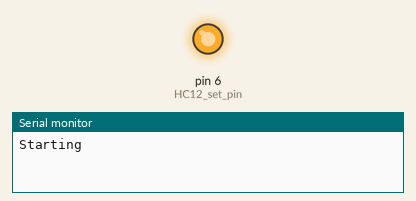
A sketch run on a simulated Arduino Uno, built with avr-gcc and run on an emulated ATmega328P. On the bench: output pins drawn as LEDs (lit = HIGH), the last lines printed to the serial monitor. The modem accepts every AT command (registered, SIM ready, sends succeed) and sends nothing else.

Above: at 0.1 s.
At 1.6 s:
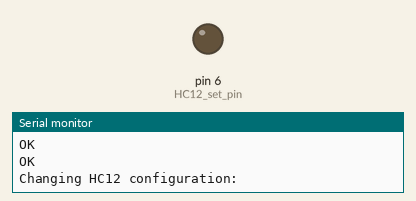
Timing chart, 0 to 5.5 s (numbered marks = the images above):
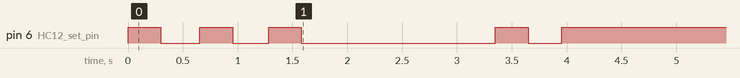

The sketch:

hc12_setup.ino
```cpp
/*
 * hc12_setup
 * Configure HC12 wireless module settings
 * The new setting are specified in the 4 lines below
 * This program will carry out the following steps:
 * - auto detect the current HC12 baudrate
 * - print the current HC12 configuration to the console
 * - transfer the new settings to the HC12
 * - print the new HC12 configuration to the console
 * - continually send text only beacons via the HC12 (for diagnostics)
 */

//---New Settings--------------------------------------------------------------------
#define HC12_BAUD 1200          // Baudrate
#define HC12_CHANNEL 1          // 001 to 127, use spacing of 5 channels

#define HC12_POWER 8            // TX power 1-8 = -1/2/5/8/11/14/17/20dBm
#define HC12_MODE 3             // 1-4 = FU1/FU2/FU3/FU4  FU3 is the factory default
//-----------------------------------------------------------------------------------

#include <SoftwareSerial.h>

#include "debug.h"
#define DEBUG_LEVEL_DEFAULT L_INFO;
debugLevels currentDebugLevel;

#define HC12_SET_DELAY 300      // Timeout for HC12 set mode
#define HC12_SET_RX_TIMEOUT 1000 // Timeout when receiving data in set mode

const byte HC12_rx_pin = 4;
const byte HC12_tx_pin = 5;
const byte HC12_set_pin = 6;

#define CONSOLE_BAUD 9600

long baudrates[] = { 1200, 2400, 4800, 9600, 38400, 57600, 115200, 0 };
long hc12_active_baud = 9600;

SoftwareSerial HC12( HC12_tx_pin, HC12_rx_pin);

char HC12ByteIn;
String HC12ReadBuffer = "";

int loopCount = 0;

void setup() {
  Serial.begin(CONSOLE_BAUD);
  Serial.println("Starting");
  currentDebugLevel = DEBUG_LEVEL_DEFAULT;

  HC12ReadBuffer.reserve(256);
  pinMode(HC12_set_pin, OUTPUT);
  hc12_set_mode(false);

  if (!hc12_auto_baud()) {
    debug(L_ERROR, "Unable to detect HC12\n");
  } else {
    debug(L_INFO, "Detected Baudrate: %u\n", hc12_active_baud);
    debug( L_INFO, "\nCurrent HC12 configuration:\n");
    hc12_show_config();
  }

  hc12_setup(); // configure HC12 with new settings

  debug( L_INFO, "\nNew HC12 configuration:\n");
  hc12_show_config();
}

void loop() {
  sendBeacon();
  delay(3000);

  if (HC12.available()) {
    HC12ByteIn = HC12.read();
    Serial.print(HC12ByteIn);
  }

}

void sendBeacon() {
  HC12.print("HC12 Beacon #");
  HC12.print(loopCount++);
  HC12.print("\n");
  debug(L_INFO, "Beacon...\n");
}

// print debug output on console interface
void debug(debugLevels level, char *sFmt, ...)
{
  if (level > currentDebugLevel) return;  // bypass if level is not high enough
  char acTmp[128];       // place holder for sprintf output
  va_list args;          // args variable to hold the list of parameters
  va_start(args, sFmt);  // mandatory call to initilase args

  vsprintf(acTmp, sFmt, args);
  Serial.print(acTmp);
  // mandatory tidy up
  va_end(args);
  return;
}

// automatically detect HC12 baudrate
bool hc12_auto_baud() {

  int baud_index = 0;
  long baudrate = baudrates[baud_index];

  hc12_set_mode(true);        // place HC12 into set mode

  while (baudrate != 0) {
    HC12.begin(baudrate);
    debug(L_INFO, "Checking Baud: %u\n", baudrate);
    delay(20);
    HC12.print("AT\n");
    if ( !hc12_rx_line( HC12_SET_RX_TIMEOUT ) ) goto nextBaud;
    if ( hc12_check_set_response() )  {
      //debug(L_INFO, "Detected Baud: %u\n", baudrate);
      hc12_set_mode(false);   // return HC12 to transparent state
      hc12_active_baud = baudrate;
      return true;
    }
nextBaud:
    baud_index++;
    baudrate = baudrates[baud_index];
  }
  debug(L_ERROR, "Unable to detect Baudrate\n");
  return false;
}

void hc12_show_config() {
  hc12_set_mode(true);
  HC12.print("AT+RX\n");

  for (int i=1; i<=4; i++) {
    if ( hc12_rx_line( HC12_SET_RX_TIMEOUT ) ) {
      debug( L_INFO, HC12ReadBuffer.c_str() );
    }
  }
  hc12_set_mode(false);
  return;
}

void hc12_set_mode(bool newMode) {
  if (newMode) {
    digitalWrite(HC12_set_pin, LOW);
    delay(HC12_SET_DELAY);
  } else {
    digitalWrite(HC12_set_pin, HIGH);
    delay(HC12_SET_DELAY);
  }
}

bool hc12_setup() {
  bool ret_stat = false;

  Serial.print("\nChanging HC12 configuration:\n");
  hc12_set_mode(true);

  // check if HC12 is responding
  hc12_cmd(true, "AT");

  // retrieve HC12 version string
  if (hc12_active_baud > 1200) {  //doesn't work on 1200 Baud
    hc12_cmd(false, "AT+V");
  }

  // set channel number
  if (!hc12_cmd(true, "AT+C%03d", HC12_CHANNEL) ) goto failed;

  // set power level
  if (!hc12_cmd(true, "AT+P%d", HC12_POWER) ) goto failed;

  // set mode
  if (!hc12_cmd(true, "AT+FU%d", HC12_MODE) ) goto failed;

  // set baudrate for transparent mode
  if (!hc12_cmd(true, "AT+B%d", HC12_BAUD) ) goto failed;

  ret_stat = true;

failed:
  // return HC12 to transparent mode
  hc12_set_mode(false);
  HC12.begin(HC12_BAUD);

  if (!ret_stat)
    debug(L_ERROR, "hc12_setup failed\n");
  return ret_stat;
}

/*
 * Send a command to tthe HC12 and wait for a response or timeout
 * checkResponse: if true the repsonse will be evaluated to start with "OK"
 */
bool hc12_cmd(bool checkResponse, char *sFmt, ...)
{
  int retry_count = 0;
  bool success = false;
  char cmdStr[128];       // place holder for sprintf output
  va_list args;          // args variable to hold the list of parameters
  va_start(args, sFmt);  // mandatory call to initilase args

  vsprintf(cmdStr, sFmt, args);
  va_end(args);

  while (retry_count < 3) {
    HC12.print(cmdStr);
    HC12.print("\n");
    if (retry_count) {
      debug( L_INFO, "TX: %s (retry %d)\n", cmdStr , retry_count);
      hc12_set_mode(true);
    } else {
      debug( L_INFO, "TX: %s\n", cmdStr);
    }
    if ( hc12_rx_line( HC12_SET_RX_TIMEOUT ) ) {
      debug( L_INFO, "RX: %s", HC12ReadBuffer.c_str());
      if (checkResponse) {
        success = hc12_check_set_response();
      } else {
        success = true;
      }
      if (success) break;
    }
    retry_count++;
  } // while
  if (!success) {
    debug( L_INFO, "%s failed\n", cmdStr);
  }
  return success;
}

bool hc12_rx(int timeout) {
  int rxCount = 0;
  HC12ReadBuffer.remove(0);   // clear string
  // wait for reply from hc12
  long finishtime = millis() + timeout;
  while (millis() < finishtime) {
    if (HC12.available()) {
      rxCount++;
      HC12ByteIn = HC12.read();
      HC12ReadBuffer += char(HC12ByteIn);
    }
  }
  if (rxCount < 1) return false;
  return true;
}

//
bool hc12_rx_line(int timeout) {
  // receive one line
  HC12ReadBuffer.remove(0);   // clear string
  long finishtime = millis() + timeout;
  while (millis() < finishtime) {
    if (HC12.available()) {
      HC12ByteIn = HC12.read();
      HC12ReadBuffer += char(HC12ByteIn);
      if (HC12ByteIn == '\n') return true;
    }
  }
  debug(L_ERROR, "hc12_rx_line() Timeout\n");
  return false;
}

bool hc12_check_set_response() {
  // check if we received "OK" from HC12
  if ( (HC12ReadBuffer[0] != 'O') || (HC12ReadBuffer[1] != 'K') ) {
    debug(L_ERROR, HC12ReadBuffer.c_str());
    return false;
  }
  return true;
}
```

debug.h
```cpp
#ifndef debug_h
#define debug_h

enum debugLevels {
  L_OFF,
  L_ERROR,
  L_DEBUG,
  L_INFO
};

#endif
```
